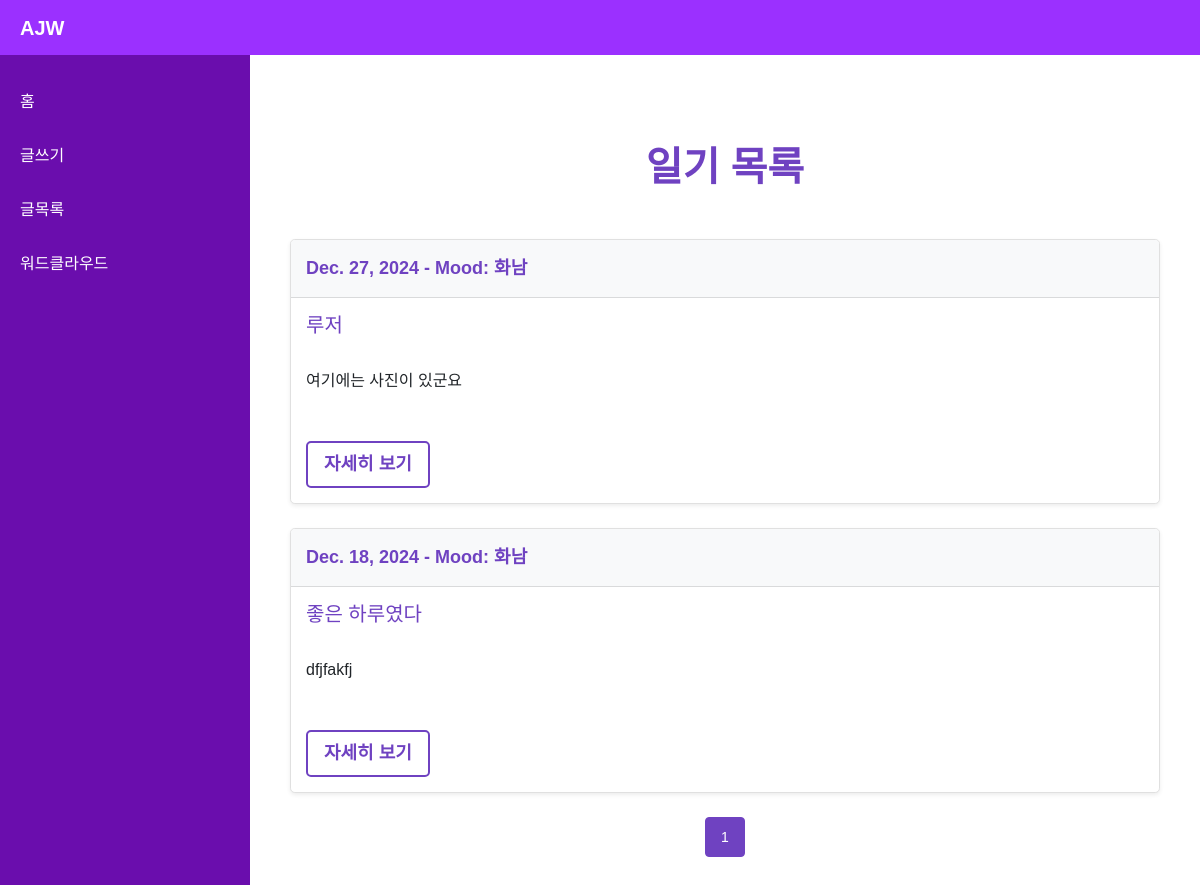
/list, run on an earlier commit of the app's database.
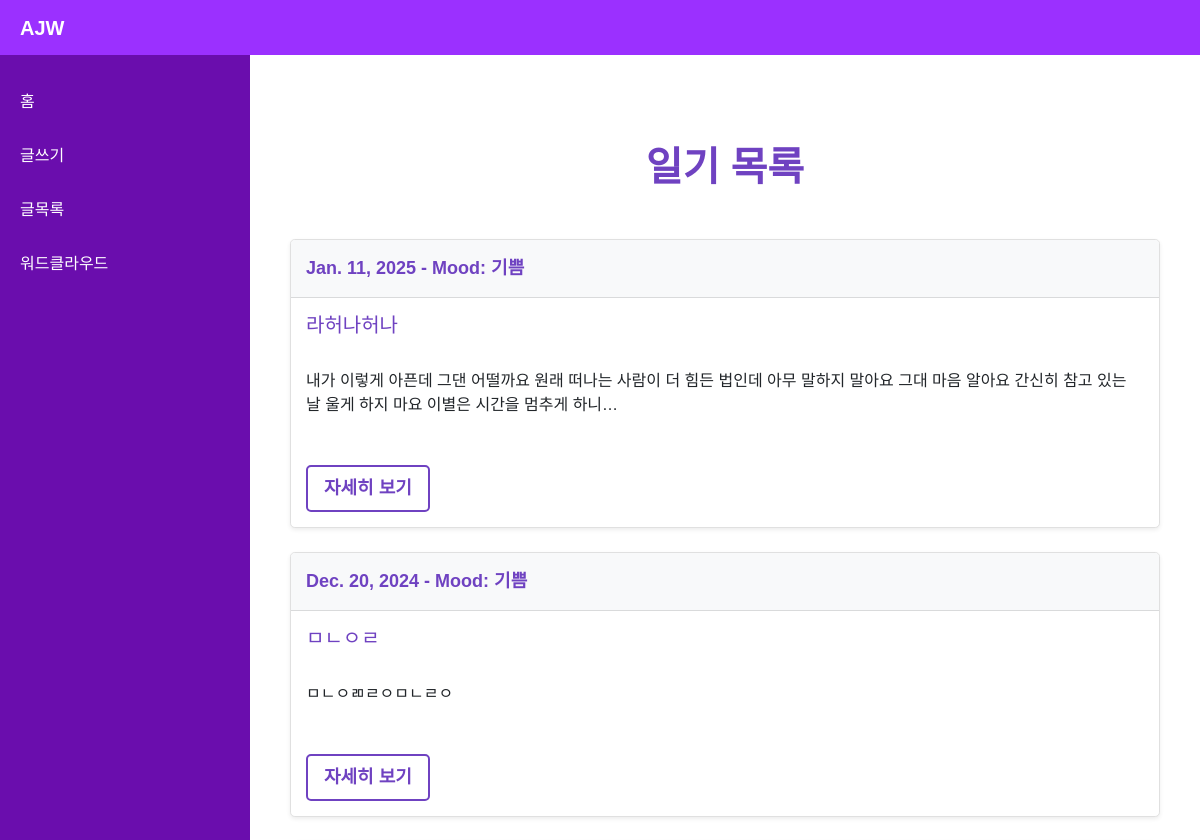
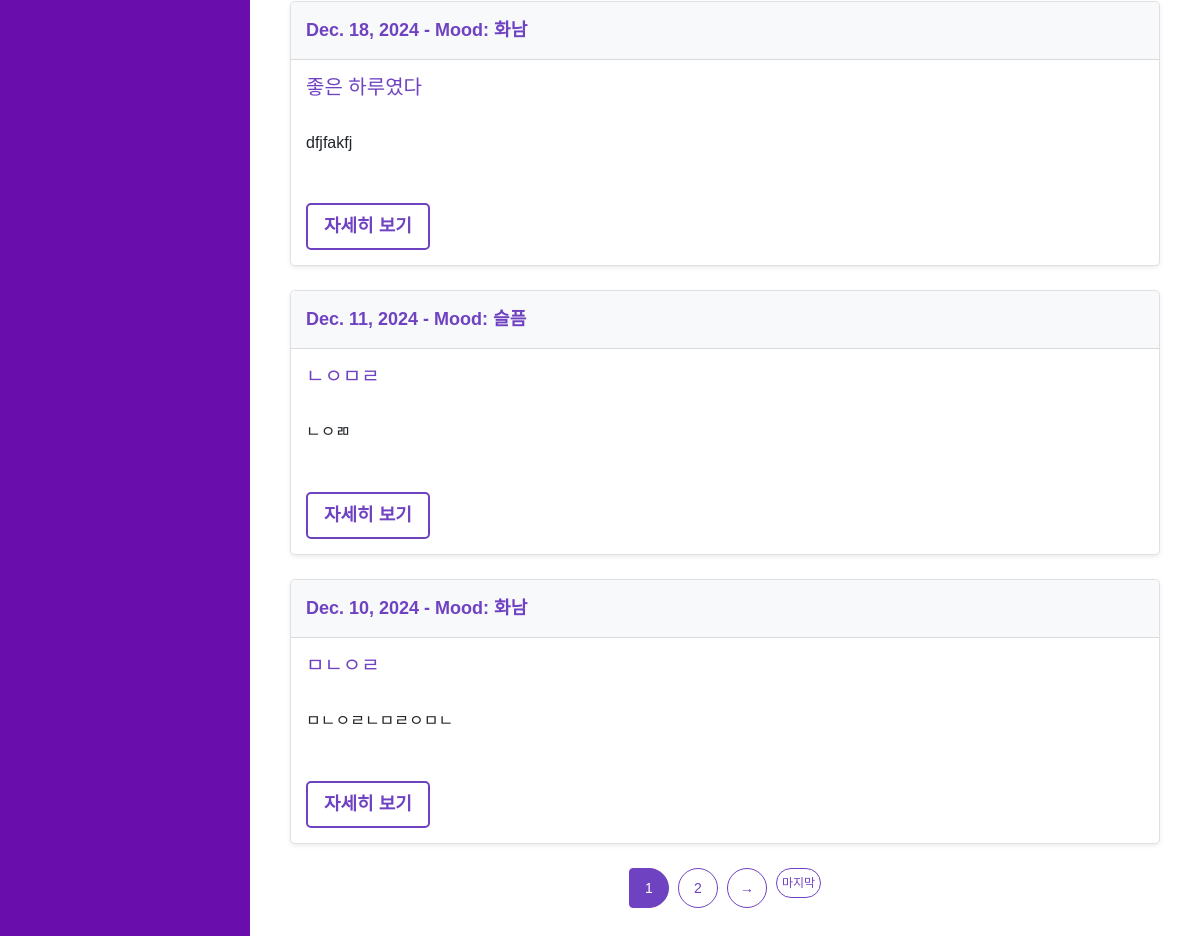
And on a later commit of the database (2 pictures, top to bottom).
### diary/models.py (models this page shows)
class Diary(models.Model):
    MOOD_CHOICES = [
        ('happy', '기쁨'),
        ('sad', '슬픔'),
        ('angry', '화남'),
        ('fear', '두려움'),
        ('peaceful', '평온함'),
    ]
    content = models.TextField(max_length=700)
    summary = models.CharField(max_length=50)
    mood = models.CharField(max_length=10, choices=MOOD_CHOICES)
    diary_date = models.DateField()
    image_1 = models.ImageField(upload_to=upload_to, blank=True, null=True)
    image_2 = models.ImageField(upload_to=upload_to, blank=True, null=True)
    image_3 = models.ImageField(upload_to=upload_to, blank=True, null=True)
    created_at = models.DateTimeField(auto_now_add=True)
    updated_at = models.DateTimeField(auto_now=True)

### diary/views.py (the view)
# urls.py: path('list', views.list, name="diary-list"),                           # 일기 목록 조회
def list(request):
    diary_list = Diary.objects.order_by('-diary_date')
    paginator = Paginator(diary_list, 5)
    page_number = request.GET.get('page')  # 현재 페이지 번호 가져오기
    page_obj = paginator.get_page(page_number)
    context = {
        'page_obj': page_obj
    }
    return render(request, 'diary/list.html', context)

### diary/templates/diary/list.html (shortened to what this page needs)
{% extends 'diary/base.html' %}
{% load static %}
{% block content %}
<div class="container mt-5 mb-5">
    <h1 class="mb-4 text-center">
        <span style="color: #6f42c1; font-weight: bold;">일기 목록</span>
    </h1>
    <br>
    {% if page_obj %}
        {% for diary in page_obj %}
            <div class="card shadow-sm rounded-3 mb-4">
                <div class="card-header">
                    <strong>{{ diary.diary_date }} - Mood: {{ diary.get_mood_display }}</strong>
                </div>
                <div class="card-body">
                    <h5 class="card-title" style="color: #6f42c1;">{{ diary.summary }}</h5>
                    <br>
                    <p class="card-text">{{ diary.content|truncatechars:100 }}</p>
                    <br>
                    <a href="{% url 'diary-read' diary.id %}" class="btn btn-outline-secondary btn-sm mt-2">
                        자세히 보기
                    </a>
                </div>
            </div>
        {% endfor %}
        <nav aria-label="Page navigation">
            <ul class="pagination">
                {% for num in page_obj.paginator.page_range %}
                    {% if page_obj.number == num %}
                        <li class="page-item active">
                            <span class="page-link">{{ num }}</span>
                        </li>
                    {% elif num > page_obj.number|add:'-3' and num < page_obj.number|add:'3' %}
                        <li class="page-item">
                            <a class="page-link" href="?page={{ num }}">{{ num }}</a>
                        </li>
                    {% endif %}
                {% endfor %}
                {% if page_obj.has_next %}
                    <li class="page-item">
                        <a class="page-link" href="?page={{ page_obj.next_page_number }}">→</a>
                    </li>
                    <li class="page-item">
                        <a class="page-link first-last" href="?page={{ page_obj.paginator.num_pages }}">마지막</a>
                    </li>
                {% endif %}
            </ul>
        </nav>
    {% else %}
        <div class="alert" role="alert">
            아직 작성된 일기가 없습니다. 새 일기를 작성해 보세요!
        </div>
    {% endif %}
</div>
{% endblock %}

### diary/templates/diary/base.html (shortened to what this page needs)
<!DOCTYPE html>
<html lang="ko">
<head>
    <link href="https://cdn.jsdelivr.net/npm/bootstrap@5.1.3/dist/css/bootstrap.min.css" rel="stylesheet">
</head>
<body>
    <div class="navbar">
        AJW
    </div>
    <div class="layout">
        <div class="sidebar">
            <ul class="menu">
                <li><a href="{% url 'index' %}">홈</a></li>
                <li><a href="{% url 'diary-create' %}">글쓰기</a></li>
                <li><a href="{% url 'diary-list' %}">글목록</a></li>
                <li><a href="#" data-bs-toggle="modal" data-bs-target="#wordcloudModal">워드클라우드</a></li>
            </ul>
        </div>
        <div class="content">
            {% block content %}{% endblock %}
        </div>
    </div>
</body>
</html>

### diary/templates/diary/base.html (style rules this page uses)
* { margin: 0; padding: 0; box-sizing: border-box; }
body { font-family: Arial, sans-serif; height: 100vh; display: flex; flex-direction: column; }
.navbar { height: 55px; background-color: #9b30ff; display: flex; align-items: center; padding: 0 20px; color: white; font-size: 20px; font-weight: bold; }
.layout { flex: 1; display: flex; overflow: hidden; }
.sidebar { width: 250px; background-color: #6a0dad; color: white; display: flex; flex-direction: column; padding: 20px 0; }
.sidebar .menu { list-style: none; width: 100%; padding: 0; }
.sidebar .menu li { padding: 15px 20px; cursor: pointer; transition: background-color 0.3s; }
.sidebar .menu li a { text-decoration: none; color: white; display: block; }
.content { flex: 1; padding: 20px; overflow-y: auto; }

### diary/templates/diary/list.html (style rules this page uses)
.container { max-width: 1200px; margin: 0 auto; padding: 20px; }
.text-center { text-align: center; }
.btn { display: inline-block; font-size: 18px; font-weight: bold; padding: 10px 20px; color: #fff; background-color: #6f42c1; border: none; border-radius: 5px; cursor: pointer; text-decoration: none; transition: background-color 0.3s, transform 0.3s; }
.btn-outline-secondary { background-color: #fff; color: #6f42c1; border: 2px solid #6f42c1; padding: 8px 16px; border-radius: 5px; text-decoration: none; transition: background-color 0.3s, color 0.3s, transform 0.3s; }
.card { border: 1px solid #e0e0e0; border-radius: 10px; box-shadow: 0 2px 6px rgba(0, 0, 0, 0.1); overflow: hidden; transition: transform 0.3s ease, box-shadow 0.3s ease; }
.card-header { background-color: #f8f9fa; padding: 15px; font-size: 18px; font-weight: bold; color: #6f42c1; }
.card-body { padding: 15px; }
.pagination { display: flex; justify-content: center; margin-top: 20px; padding: 0; list-style: none; }
.pagination .page-item { margin: 0 5px; }
.pagination .page-link { color: #6f42c1; border: 1px solid #6f42c1; border-radius: 50%; width: 40px; height: 40px; display: flex; align-items: center; justify-content: center; font-size: 14px; text-decoration: none; transition: background-color 0.3s, color 0.3s, transform 0.3s; }
.pagination .page-item.active .page-link { background-color: #6f42c1; color: #fff; border-color: #6f42c1; }
.pagination .page-link.first-last { font-size: 12px; padding: 0 5px; border-radius: 15px; width: auto; height: 30px; }

What changed in the data, as far as the page shows it:
removed Diary: diary_date "Dec. 27, 2024", mood "화남", summary "루저", content "여기에는 사진이 있군요"
added Diary: diary_date "Jan. 11, 2025", mood "기쁨", summary "라허나허나", content "내가 이렇게 아픈데 그댄 어떨까요 원래 떠나는 사람이 더 힘든 법인데 아무 말하지 말아요 그대 마음 알아요 간신히 참고 있는 날 울게 하지 마요 이별은 시간을 멈추게 하니…"
added Diary: diary_date "Dec. 20, 2024", mood "기쁨", summary "ㅁㄴㅇㄹ", content "ㅁㄴㅇㄻㄹㅇㅁㄴㄹㅇ"
added Diary: diary_date "Dec. 11, 2024", mood "슬픔", summary "ㄴㅇㅁㄹ", content "ㄴㅇㄻ"
added Diary: diary_date "Dec. 10, 2024", mood "화남", summary "ㅁㄴㅇㄹ", content "ㅁㄴㅇㄹㄴㅁㄹㅇㅁㄴ"
Also different on the page:
new list line: "2"
text now shown: "→ 마지막"
